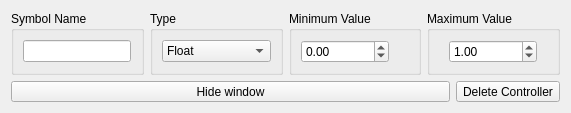
<?xml version="1.0" encoding="UTF-8"?>
<ui version="4.0">
 <class>Pd_Controller_Config_dialog</class>
 <widget class="QDialog" name="Pd_Controller_Config_dialog">
  <property name="geometry">
   <rect>
    <x>0</x>
    <y>0</y>
    <width>571</width>
    <height>113</height>
   </rect>
  </property>
  <property name="sizePolicy">
   <sizepolicy hsizetype="Fixed" vsizetype="Fixed">
    <horstretch>0</horstretch>
    <verstretch>0</verstretch>
   </sizepolicy>
  </property>
  <property name="maximumSize">
   <size>
    <width>571</width>
    <height>113</height>
   </size>
  </property>
  <property name="windowTitle">
   <string>Dialog</string>
  </property>
  <layout class="QVBoxLayout" name="verticalLayout">
   <item>
    <layout class="QHBoxLayout" name="horizontalLayout">
     <item>
      <widget class="QGroupBox" name="groupBox">
       <property name="title">
        <string>Symbol Name</string>
       </property>
       <layout class="QVBoxLayout" name="verticalLayout_6">
        <item>
         <widget class="QLineEdit" name="name_widget">
          <property name="sizePolicy">
           <sizepolicy hsizetype="Fixed" vsizetype="Fixed">
            <horstretch>0</horstretch>
            <verstretch>0</verstretch>
           </sizepolicy>
          </property>
          <property name="minimumSize">
           <size>
            <width>0</width>
            <height>0</height>
           </size>
          </property>
          <property name="maximumSize">
           <size>
            <width>16777215</width>
            <height>16777215</height>
           </size>
          </property>
          <property name="text">
           <string/>
          </property>
          <property name="alignment">
           <set>Qt::AlignLeading|Qt::AlignLeft|Qt::AlignVCenter</set>
          </property>
         </widget>
        </item>
       </layout>
       <zorder>verticalLayoutWidget</zorder>
       <zorder>name_widget</zorder>
      </widget>
     </item>
     <item>
      <widget class="QGroupBox" name="groupBox_2">
       <property name="title">
        <string>Type</string>
       </property>
       <layout class="QVBoxLayout" name="verticalLayout_2">
        <item>
         <widget class="QComboBox" name="type_selector">
          <property name="sizePolicy">
           <sizepolicy hsizetype="Preferred" vsizetype="Fixed">
            <horstretch>0</horstretch>
            <verstretch>0</verstretch>
           </sizepolicy>
          </property>
          <property name="minimumSize">
           <size>
            <width>0</width>
            <height>0</height>
           </size>
          </property>
          <item>
           <property name="text">
            <string>Float</string>
           </property>
          </item>
          <item>
           <property name="text">
            <string>Int</string>
           </property>
          </item>
          <item>
           <property name="text">
            <string>Bool</string>
           </property>
          </item>
         </widget>
        </item>
       </layout>
      </widget>
     </item>
     <item>
      <widget class="QGroupBox" name="groupBox_3">
       <property name="title">
        <string>Minimum Value</string>
       </property>
       <layout class="QVBoxLayout" name="verticalLayout_3">
        <item>
         <widget class="QDoubleSpinBox" name="min_value_widget">
          <property name="sizePolicy">
           <sizepolicy hsizetype="Fixed" vsizetype="Fixed">
            <horstretch>0</horstretch>
            <verstretch>0</verstretch>
           </sizepolicy>
          </property>
          <property name="minimumSize">
           <size>
            <width>0</width>
            <height>0</height>
           </size>
          </property>
          <property name="maximumSize">
           <size>
            <width>16777215</width>
            <height>16777215</height>
           </size>
          </property>
          <property name="minimum">
           <double>-10000000.000000000000000</double>
          </property>
          <property name="maximum">
           <double>100000000.000000000000000</double>
          </property>
         </widget>
        </item>
       </layout>
      </widget>
     </item>
     <item>
      <widget class="QGroupBox" name="groupBox_4">
       <property name="title">
        <string>Maximum Value</string>
       </property>
       <layout class="QHBoxLayout" name="horizontalLayout_3">
        <item>
         <widget class="QDoubleSpinBox" name="max_value_widget">
          <property name="sizePolicy">
           <sizepolicy hsizetype="Fixed" vsizetype="Fixed">
            <horstretch>0</horstretch>
            <verstretch>0</verstretch>
           </sizepolicy>
          </property>
          <property name="minimumSize">
           <size>
            <width>0</width>
            <height>0</height>
           </size>
          </property>
          <property name="maximumSize">
           <size>
            <width>16777215</width>
            <height>16777215</height>
           </size>
          </property>
          <property name="minimum">
           <double>-1000000000.000000000000000</double>
          </property>
          <property name="maximum">
           <double>1000000000.000000000000000</double>
          </property>
          <property name="value">
           <double>1.000000000000000</double>
          </property>
         </widget>
        </item>
       </layout>
      </widget>
     </item>
    </layout>
   </item>
   <item>
    <layout class="QHBoxLayout" name="horizontalLayout_2">
     <item>
      <widget class="QToolButton" name="hide_button">
       <property name="sizePolicy">
        <sizepolicy hsizetype="Expanding" vsizetype="Expanding">
         <horstretch>0</horstretch>
         <verstretch>0</verstretch>
        </sizepolicy>
       </property>
       <property name="text">
        <string>Hide window</string>
       </property>
      </widget>
     </item>
     <item>
      <widget class="QToolButton" name="delete_button">
       <property name="sizePolicy">
        <sizepolicy hsizetype="Fixed" vsizetype="Expanding">
         <horstretch>0</horstretch>
         <verstretch>0</verstretch>
        </sizepolicy>
       </property>
       <property name="text">
        <string>Delete Controller</string>
       </property>
      </widget>
     </item>
    </layout>
   </item>
  </layout>
 </widget>
 <resources/>
 <connections/>
</ui>
